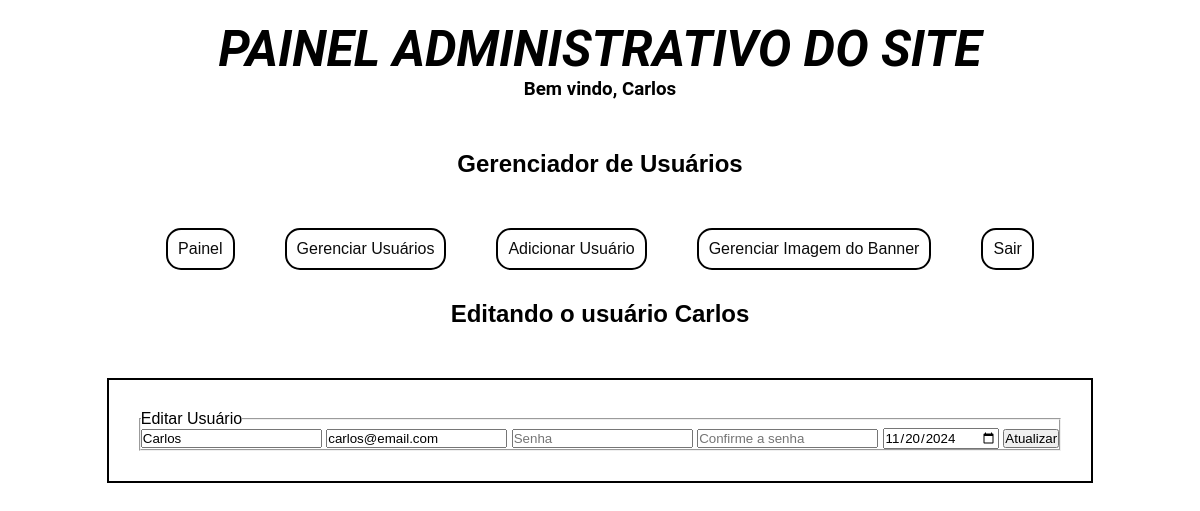
/edit_user.php?id=1&nome=Carlos (signed in), run on the app's committed database.
### tables this page shows
CREATE TABLE `users` (
  `id` int(11) NOT NULL,
  `nome` varchar(180) NOT NULL,
  `senha` varchar(240) NOT NULL,
  `email` varchar(240) NOT NULL,
  `imagem` varchar(240) NOT NULL,
  `data_cadastro` date NOT NULL,
  `adm` int(10) NOT NULL
);

### function.php (called while the page is built, shortened)
<?php
function buscaUnica($connect, $tabela, $id) {
    $query = "SELECT * FROM $tabela WHERE id =" . (int) $id;
    $execute = mysqli_query($connect, $query);
    $result = mysqli_fetch_assoc($execute);
    return $result;
}

### edit_user.php (the view, shortened to what this page needs)
<?php
    require_once"/xampp/htdocs/atividadeFinalPHP/function.php";
    $seguranca = isset($_SESSION['ativa']) ? TRUE : header("location: login.php");
?>
<!DOCTYPE html>
<html lang="pt-br">
<head>
    <link rel="stylesheet" href="css/administrativo.css">
</head>
<body>
<?php if ($seguranca) { ?>
    <h1>Painel administrativo do site</h1>
    <h3>Bem vindo, <?php echo $_SESSION['nome']; ?></h3>
    <h2>Gerenciador de Usuários</h2>
    <?php include "layout/menu.php";?>
<?php if (isset($_GET['id'])) {
    $id = $_GET['id'];
    $usuario = buscaUnica($connect, "users", $id);
?>
    <h2>Editando o usuário <?php echo $_GET['nome'];?></h2>
<?php } ?>
<form action="" method="post">
    <fieldset>
        <legend>Editar Usuário</legend>
        <input value="<?php echo $usuario['nome'] ?>" type="text" name="nome" placeholder="Nome" required>
        <input  value="<?php echo $usuario['email'] ?>" type="email" name="email" placeholder="E-mail" required>
        <input  type="password" name="senha" placeholder="Senha">
        <input type="password" name="repetesenha" placeholder="Confirme a senha">
        <input  value="<?php echo $usuario['data_cadastro'] ?>"  type="date" name="data_cadastro" required>
        <input type="submit" name="atualizar" value="Atualizar">
    </fieldset>
</form>
<?php } ?>
</body>
</html>

### css/administrativo.css (style rules this page uses)
* { margin: 0; padding:0; font-family: sans-serif; }
body { display: grid; }
h1 { margin: 0 auto; margin-top: 20px; font-family: 'Roboto', sans-serif; font-size: 50px; font-style: italic; font-weight: 700; text-transform: uppercase; }
h2 { margin: 0 auto; margin-bottom: 50px; }
h3 { margin: 0 auto; margin-bottom: 50px; font-family: 'Roboto', sans-serif; }
form { margin: 0 auto; border: 2px solid black; padding: 30px; font-family: 'Roboto', sans-serif; }

### data on the page
users: nome "Carlos", email "carlos@email.com", data_cadastro "11/20/2024"

### other printed values
$_SESSION['nome'] "Carlos"
$_GET['nome'] "Carlos"
